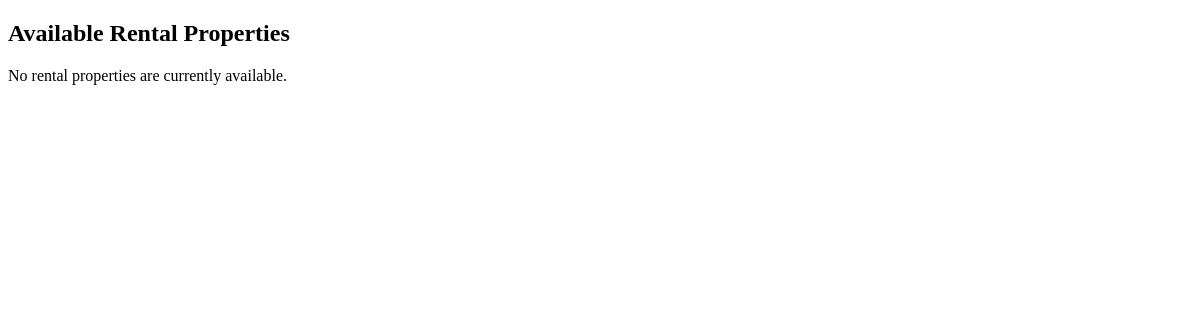
The app's page /rental/, older data.
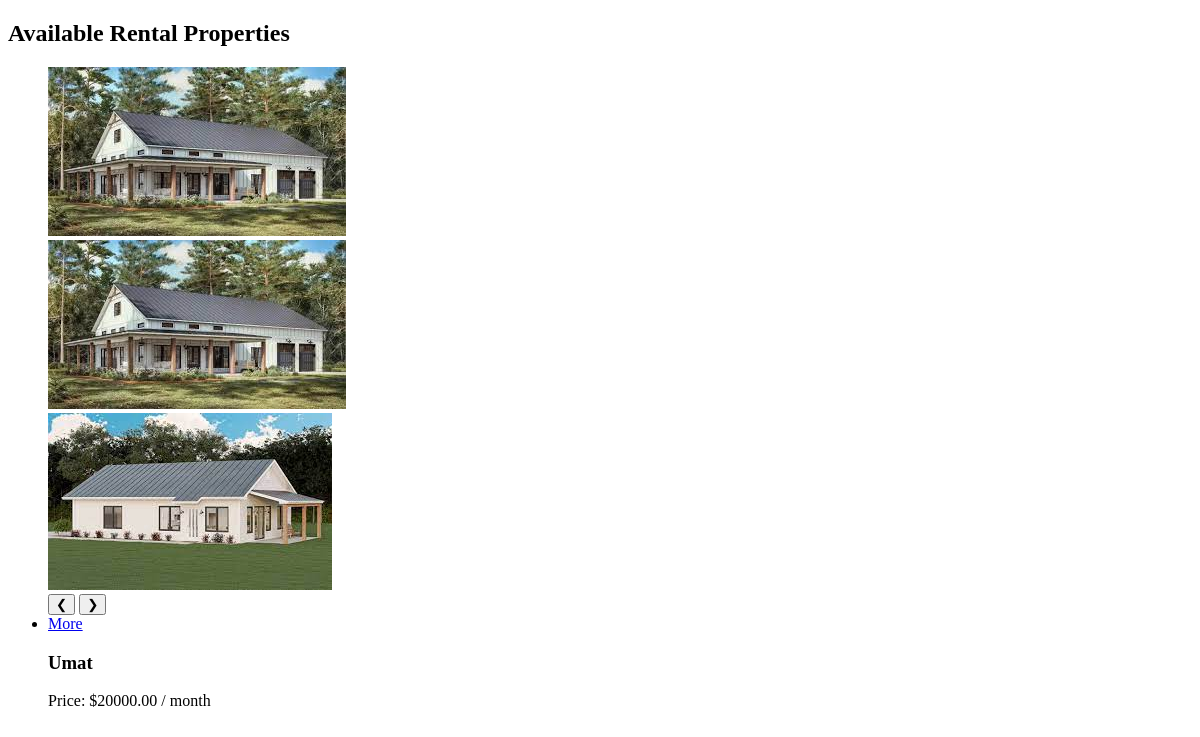
The same page, newer data.
### rental/models.py (models this page shows, shortened)
class Images(models.Model):
    images = models.ImageField(upload_to=house_directory_path)
    house = models.ForeignKey(RentalHouse,on_delete=models.CASCADE, related_name='images')

class RentalHouse(models.Model):
    FURNISHING_STYLES = [
        ('Fully_Furnished', 'Fully Furnished'),
        ('Semi_Furnished', 'Semi Furnished'),
        ('None_Furnished', 'None Furnished'),
    ]
    BEDROOM_TYPES = [
        ('1_bedroom', '1 Bedroom'),
        ('2_bedroom', '2 Bedroom'),
        ('3_bedroom', '3 Bedroom'),
        ('4_bedroom', '4 Bedroom'),
        ('5_bedroom', '5 Bedroom'),
        ('bedsitter', 'Bedsitter'),
        ('other', 'Other'),
    ]
    BATHROOM_TYPES = [
        ('1_bathroom', '1 Bathroom'),
        ('2_bathroom', '2 Bathroom'),
        ('3_bathroom', '3 Bathroom'),
        ('4_bathroom', '4 Bathroom'),
        ('all_ensuite', 'All Ensuite'),
        ('other', 'Other'),
    ]
    name = models.CharField(max_length=200)
    landlord = models.ForeignKey(settings.AUTH_USER_MODEL, on_delete=models.CASCADE, related_name='rental_houses')
    description = models.TextField()
    monthly_rent = models.DecimalField(max_digits=10, decimal_places=2)
    security_deposit = models.FloatField(default=0)
    furnishing_style = models.CharField(max_length=20, choices=FURNISHING_STYLES)
    bedroom = models.CharField(max_length=20, choices=BEDROOM_TYPES)
    bathroom = models.CharField(max_length=20, choices=BATHROOM_TYPES)
    location = models.CharField(max_length=30)
    rules = models.TextField()
    amenities = models.TextField()
    is_available = models.BooleanField(default=True)

### rental/views.py (the view)
# urls.py: path('', views.rental_property_list, name='rental_properties_list'),
def rental_property_list(request):
    houses  = RentalHouse.objects.filter(is_available=True)
    return render(request, 'rental/rental_properties_list.html', {'houses': houses})

### rental/templates/rental/rental_properties_list.html
{% extends 'rental/base.html' %}
{% block content %}
<h2>Available Rental Properties</h2>
{% if houses %}
    <ul>
    {% for house in houses %}
        <div class="slider-container">
            <div class="slider">
                {% for image in house.images.all %}
                <div class="slide">
                    <img src="{{ image.images.url }}" alt="{{ house.name }}">
                </div>
                {% endfor %}
                <button class="prev">&#10094;</button>
                <button class="next">&#10095;</button>
            </div>
        </div>
        <li>
            <a href="{% url 'rental:rental_property_detail' house.id %}">More</a>
            <h3>{{ house.location }}</h3>
            <p>Price: ${{ house.monthly_rent }} / month</p>
        </li>
    {% endfor %}
    </ul>
{% else %}
    <p>No rental properties are currently available.</p>
{% endif %}
{% endblock %}

### rental/templates/rental/base.html (shortened to what this page needs)
<!DOCTYPE html>
<html lang="en">
<head>
</head>
<body>
    {% block content %}
    {% endblock %}
</body>
</html>

Row changes from the older to the newer data that the page shows:
added RentalHouse: location "Umat", monthly_rent "20000.00"
added Images: images (picture)
added Images: images (picture)
added Images: images (picture)
Text that changed along with them:
text no longer shown: "No rental properties are currently available."
